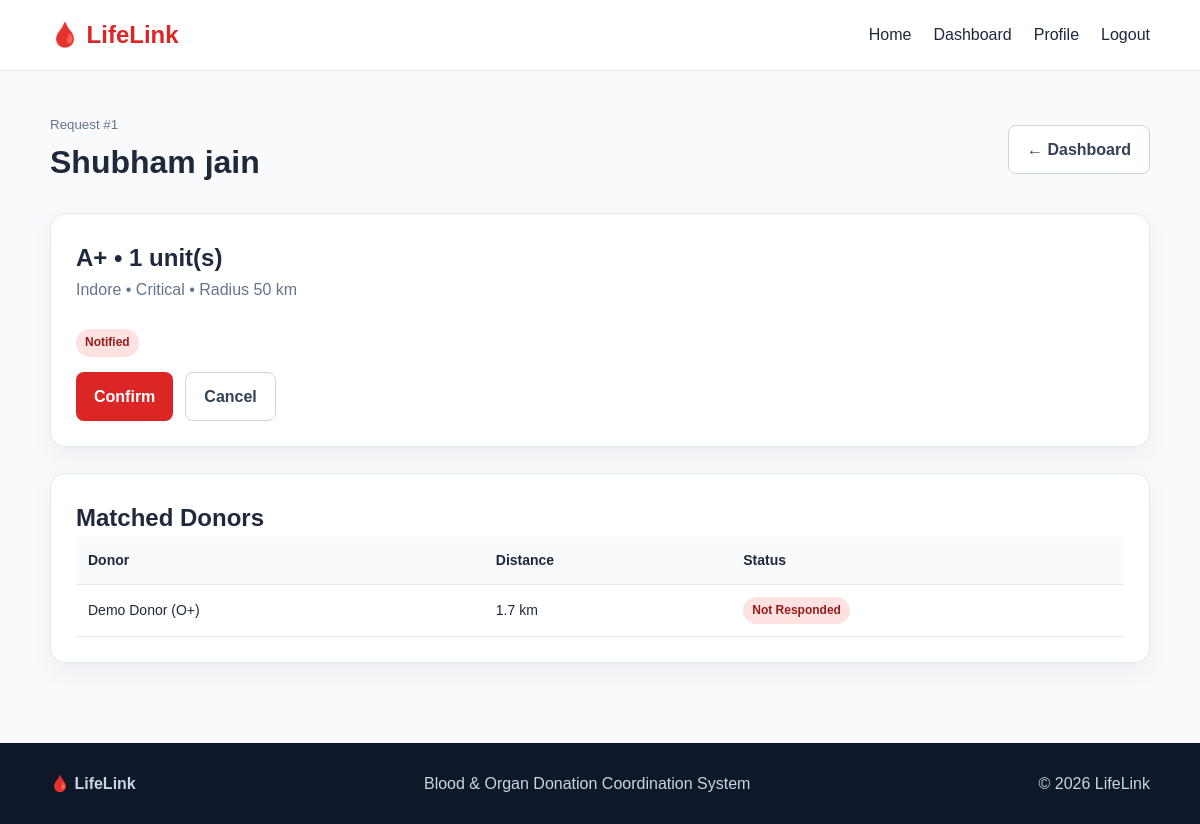
Screenshot of /request-status/1 (signed in) with the database file from the repository.
### tables this page shows
CREATE TABLE blood_requests(
      id INTEGER PRIMARY KEY AUTOINCREMENT, requester_id INTEGER NOT NULL, patient_name TEXT NOT NULL,
      blood_group TEXT NOT NULL, units INTEGER NOT NULL, urgency TEXT NOT NULL, location TEXT NOT NULL,
      lat REAL, lng REAL, contact TEXT NOT NULL, notes TEXT, status TEXT NOT NULL DEFAULT 'Active',
      radius_km REAL NOT NULL DEFAULT 5, created_at TEXT NOT NULL, updated_at TEXT NOT NULL,
      FOREIGN KEY(requester_id) REFERENCES users(id)
    );

CREATE TABLE invitations(
      id INTEGER PRIMARY KEY AUTOINCREMENT, request_id INTEGER NOT NULL, donor_id INTEGER NOT NULL,
      distance_km REAL, travel_minutes REAL, status TEXT NOT NULL DEFAULT 'Not Responded',
      created_at TEXT NOT NULL, responded_at TEXT, UNIQUE(request_id,donor_id),
      FOREIGN KEY(request_id) REFERENCES blood_requests(id) ON DELETE CASCADE,
      FOREIGN KEY(donor_id) REFERENCES users(id) ON DELETE CASCADE
    );

CREATE TABLE users(
      id INTEGER PRIMARY KEY AUTOINCREMENT, name TEXT NOT NULL, email TEXT UNIQUE NOT NULL,
      password_hash TEXT NOT NULL, role TEXT NOT NULL, phone TEXT, city TEXT,
      lat REAL, lng REAL, blood_group TEXT, last_donation TEXT,
      verified INTEGER DEFAULT 1, active INTEGER DEFAULT 1, created_at TEXT NOT NULL
    );

### app.py (the view)
@app.route("/request-status/<int:request_id>")
@login_required
def request_status(request_id):
    u=current_user()
    r=q("SELECT br.*,u.name requester FROM blood_requests br JOIN users u ON u.id=br.requester_id WHERE br.id=?",(request_id,),one=True)
    if not r or (u["role"]=="recipient" and r["requester_id"]!=u["id"]): return redirect(url_for("dashboard"))
    match_request(request_id)
    inv=q("""SELECT i.*,d.name donor,d.blood_group FROM invitations i JOIN users d ON d.id=i.donor_id
             WHERE i.request_id=? ORDER BY i.distance_km IS NULL,i.distance_km""",(request_id,))
    return render_template("request-status.html",r=r,invitations=inv,current_radius=current_radius(r))

### app.py (called while the page is built)
def db():
    if "db" not in g:
        g.db = sqlite3.connect(DB_PATH)
        g.db.row_factory = sqlite3.Row
        g.db.execute("PRAGMA foreign_keys=ON")
    return g.db

def q(sql, args=(), one=False):
    cur=db().execute(sql,args)
    rows=cur.fetchone() if one else cur.fetchall()
    cur.close()
    return rows

def current_user():
    uid=session.get("user_id")
    return q("SELECT * FROM users WHERE id=? AND active=1",(uid,),one=True) if uid else None

@app.context_processor
def inject():
    return {"current_user": current_user(), "blood_groups": BLOOD_GROUPS, "cooldown": COOLDOWN_DAYS}

def login_required(f):
    @wraps(f)
    def wrap(*a,**kw):
        if not current_user(): return redirect(url_for("login", next=request.path))
        return f(*a,**kw)
    return wrap

def compat(donor, needed):
    matrix={
      "O-": set(BLOOD_GROUPS), "O+": {"O+","A+","B+","AB+"},
      "A-":{"A-","A+","AB-","AB+"},"A+": {"A+","AB+"},
      "B-":{"B-","B+","AB-","AB+"},"B+": {"B+","AB+"},
      "AB-":{"AB-","AB+"},"AB+": {"AB+"}
    }
    return needed in matrix.get(donor,set())

def eligible(donor):
    if not donor["blood_group"]: return False
    if not donor["last_donation"]: return True
    try: last=datetime.fromisoformat(donor["last_donation"])
    except: return False
    return datetime.utcnow()-last >= timedelta(days=COOLDOWN_DAYS)

def current_radius(req):
    base=RADIUS[req["urgency"]]
    elapsed=(datetime.utcnow()-datetime.fromisoformat(req["created_at"])).total_seconds()/60
    expansions=max(0,int(elapsed//EXPANSION_MINUTES))
    return min(MAX_RADIUS,base*(2**expansions))

### templates/request-status.html (shortened to what this page needs)
<!doctype html><html lang="en"><head><link rel="stylesheet" href="{{ url_for('static',filename='css/style.css') }}"></head><body>
<header class="navbar"><div class="container navrow"><a class="logo" href="{{ url_for('index') }}">🩸 LifeLink</a><nav class="navlinks">
<a href="{{ url_for('index') }}">Home</a>{% if current_user %}<a href="{{ url_for('dashboard') }}">Dashboard</a>{% if current_user.role=='donor' %}<a href="{{ url_for('blood_requests') }}">Requests</a>{% endif %}<a href="{{ url_for('profile') if current_user.role in ['donor','recipient','camp_organizer'] else url_for('dashboard') }}">Profile</a><a href="{{ url_for('logout') }}">Logout</a>{% else %}<a href="{{ url_for('login') }}">Login</a><a href="{{ url_for('register') }}">Register</a>{% endif %}
</nav></div></header>
<main class="dashboard"><div class="container"><div class="dashhead"><div><small class="muted">Request #{{r.id}}</small><h1>{{r.patient_name}}</h1></div><a class="btn light" href="{{url_for('dashboard')}}">← Dashboard</a></div><div class="card"><h2>{{r.blood_group}} • {{r.units}} unit(s)</h2><p class="muted">{{r.location}} • {{r.urgency}} • Radius {{current_radius if current_radius else r.radius_km}} km</p><br><span class="badge {% if r.status in ['Committed','Confirmed','Donated'] %}green{% elif r.status in ['Cancelled','Expired'] %}yellow{% endif %}">{{r.status}}</span><div class="actions" style="margin-top:15px">{% if current_user.role in ['hospital','admin'] %}<button class="btn primary" onclick="setState({{r.id}},'Confirmed')">Confirm</button><button class="btn light" onclick="setState({{r.id}},'Cancelled')">Cancel</button>{% endif %}</div></div><br><div class="card"><h2>Matched Donors</h2><div class="tablewrap"><table class="table"><tr><th>Donor</th><th>Distance</th><th>Status</th></tr>{% for i in invitations %}<tr><td>{{i.donor}} ({{i.blood_group}})</td><td>{{i.distance_km|round(1) if i.distance_km is not none else '—'}} km</td><td><span class="badge {% if i.status in ['Accepted','Confirmed'] %}green{% endif %}">{{i.status}}</span></td></tr>{% else %}<tr><td colspan="3">No matches yet.</td></tr>{% endfor %}</table></div></div></div></main>
<footer><div class="container footerrow"><strong>🩸 LifeLink</strong><span>Blood & Organ Donation Coordination System</span><span>© 2026 LifeLink</span></div></footer>
<script src="{{ url_for('static',filename='js/main.js') }}"></script></body></html>

### static/css/style.css (style rules this page uses)
* { box-sizing:border-box;margin:0;padding:0 }
body { font-family:Arial,sans-serif;background:#f8fafc;color:#1e293b;line-height:1.6 }
a { text-decoration:none;color:inherit }
button,input,select,textarea { font:inherit }
.container { width:min(1100px,92%);margin:auto }
.navbar { background:#fff;border-bottom:1px solid #e5e7eb;position:sticky;top:0;z-index:10 }
.navrow { height:70px;display:flex;align-items:center;justify-content:space-between }
.logo { font-size:24px;font-weight:700;color:#dc2626 }
.navlinks { display:flex;gap:22px }
.hero p,.muted { color:#64748b }
.actions { display:flex;gap:12px;flex-wrap:wrap }
.btn { display:inline-block;border:0;border-radius:8px;padding:11px 18px;font-weight:700;cursor:pointer }
.primary { background:#dc2626;color:white }
.light { background:white;border:1px solid #cbd5e1;color:#334155 }
.card,.feature { background:#fff;border:1px solid #e2e8f0;border-radius:15px;padding:25px;box-shadow:0 10px 25px rgba(15,23,42,.05) }
.dashboard { padding:40px 0 }
.dashhead { display:flex;justify-content:space-between;align-items:center;margin-bottom:25px }
.badge { display:inline-block;border-radius:15px;padding:4px 9px;font-size:12px;font-weight:700;background:#fee2e2;color:#991b1b }
.tablewrap { overflow:auto }
.table { width:100%;border-collapse:collapse }
.table th,.table td { text-align:left;padding:12px;border-bottom:1px solid #e2e8f0;font-size:14px }
.table th { background:#f8fafc }
footer { background:#0f172a;color:#cbd5e1;padding:28px 0;margin-top:40px }
.footerrow { display:flex;justify-content:space-between;gap:15px }

### rows the page displays
blood_requests: id "1", patient_name "Shubham jain", blood_group "A+", units "1", location "Indore", urgency "Critical", status "Notified"
invitations: donor "Demo Donor", blood_group "O+", distance_km "1.7", status "Not Responded"

### other values shown
{{ current_radius if current_radius else r.radius_km }} "50"
